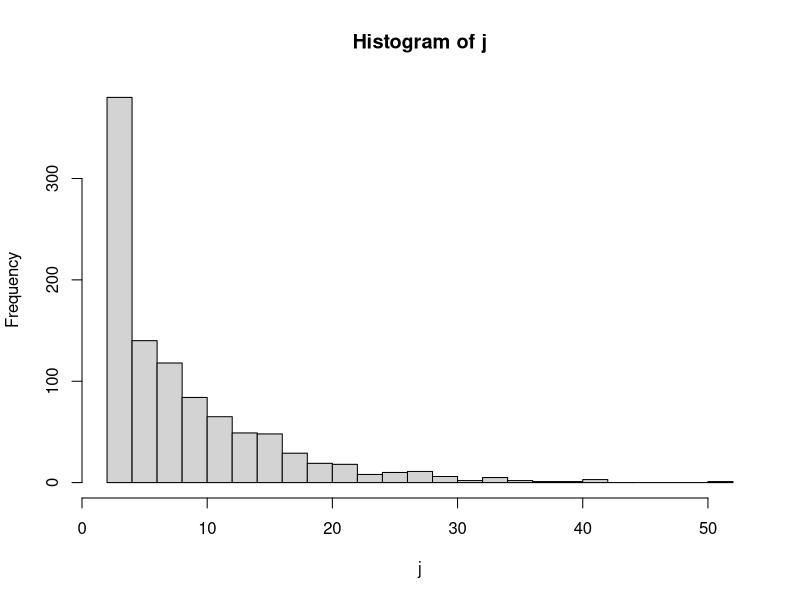
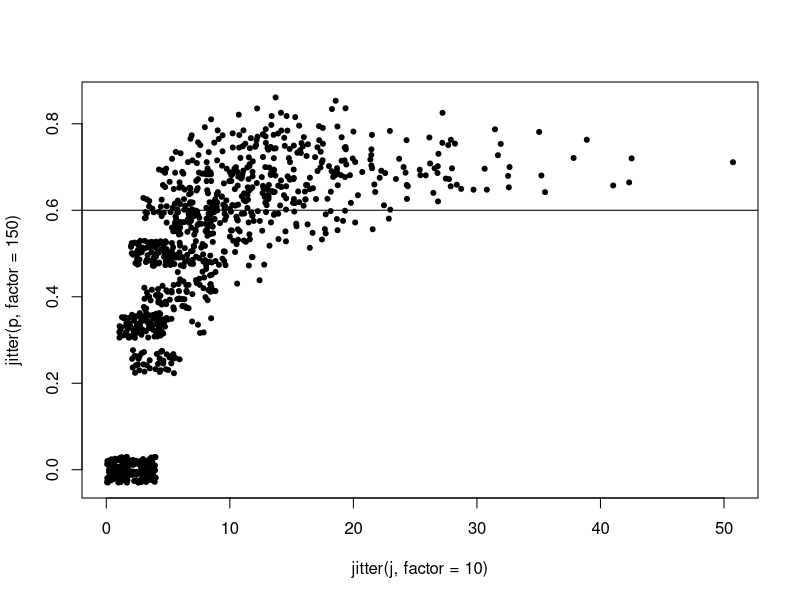

The R source for these figures, in order:
p<-rep(NA,1)
j<-rep(NA,1)
ppp<-(.6)

for(h in 1:1000){
  b<-rep(NA,50)  
  for(i in 1:1000){
      b[i] <- rbinom(1, 1, ppp)
      if (i > 1) {
        if (b[i] + b[i - 1] == 0) {
          break
        }
      }
    }
  j[h]<-(i)
  p[h]<-sum(b, na.rm=TRUE)/i
}
hist(j, breaks =30)
print(summary(j))
print(summary(p))

print(sd(j))
plot(jitter(j, factor=10),jitter(p,factor = 150),pch=20)
abline(ppp,0)
